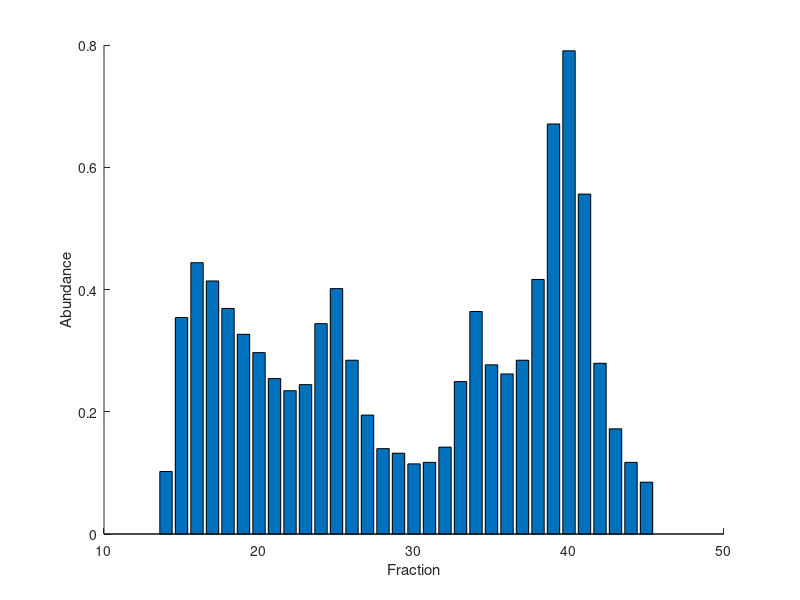

MATLAB code for this plot: (Note: this script raises an error after producing the figure.)


% extracted from chen2012 using http://arohatgi.info/WebPlotDigitizer/app/
data30Slocations = 14:45
data30S =...
    [[0, 0.10224438902743153];...
    [1, 0.35411471321695764];...
    [2, 0.4438902743142144];...
    [3, 0.4139650872817955];...
    [4, 0.3690773067331671];...
    [5, 0.32668329177057365];...
    [6, 0.29675810473815467];...
    [7, 0.25436408977556113];...
    [8, 0.23441396508728188];...
    [9, 0.2443890274314215];...
    [10, 0.34413965087281806];...
    [11, 0.40149625935162103];...
    [12, 0.28428927680798005];...
    [13, 0.19451371571072332];...
    [14, 0.13965087281795516];...
    [15, 0.13216957605985036];...
    [16, 0.11471321695760597];...
    [17, 0.11720698254364094];...
    [18, 0.1421446384039901];...
    [19, 0.2493765586034913];...
    [20, 0.3640897755610973];...
    [21, 0.2768079800498753];...
    [22, 0.2618453865336659];...
    [23, 0.28428927680798005];...
    [24, 0.41645885286783046];...
    [25, 0.6708229426433915];...
    [26, 0.7905236907730674];...
    [27, 0.5561097256857854];...
    [28, 0.2793017456359103];...
    [29, 0.17206982543640895];...
    [30, 0.11720698254364094];...
    [31, 0.08478802992518714]];

%{
    data30Slocations = 20:45
    [[0, 0.024999999999999887];...
    [1, 0.11666666666666656];...
    [2, 0.2666666666666666];...
    [3, 0.19999999999999993];...
    [4, 0.09999999999999996];...
    [5, 0.04999999999999998];...
    [6, 0.029166666666666535];...
    [7, 0.024999999999999887];...
    [8, 0.029166666666666535];...
    [9, 0.03749999999999983];...
    [10, 0.05416666666666663];...
    [11, 0.07499999999999987];...
    [12, 0.09166666666666667];...
    [13, 0.1375];...
    [14, 0.39999999999999997];...
    [15, 0.5208333333333334];...
    [16, 0.3083333333333333];...
    [17, 0.16041666666666657];...
    [18, 0.10833333333333325];...
    [19, 0.04999999999999998];...
    [20, 0.04583333333333334];...
    [21, 0.05833333333333328];...
    [22, 0.09999999999999996];...
    [23, 0.06249999999999993];...
    [24, 0.04583333333333334];...
    [25, 0.05833333333333328]];
%}
%{
[[0, 0.020833333333333242];...
[1, -0.004166666666666851];...
[2, 0.008333333333333297];...
[3, 0.26249999999999996];...
[4, 0.19999999999999993];...
[5, 0.1041666666666666];...
[6, 0.03749999999999983];...
[7, 0.024999999999999887];...
[8, 0.024999999999999887];...
[9, 0.03333333333333319];...
[10, 0.03749999999999983];...
[11, 0.05416666666666663];...
[12, 0.07083333333333322];...
[13, 0.09583333333333333];...
[14, 0.13333333333333336];...
[15, 0.3958333333333333];...
[16, 0.5041666666666667];...
[17, 0.31249999999999994];...
[18, 0.15833333333333324];...
[19, 0.1041666666666666];...
[20, 0.04999999999999998];...
[21, 0.04999999999999998];...
[22, 0.05833333333333328];...
[23, 0.09583333333333333];...
[24, 0.04583333333333334];...
[25, 0.05833333333333328]];
    %}
    
data30S = data30S-min(data30S(:));

figure(1); clf; hold on;
bar(data30Slocations,data30S(:,2)');

xlabel('Fraction');
ylabel('Abundance');
MW_makeplotlookbetter(20);

%%

S2  = [ 0 0 0.13 0 0.11 0.17 0.24 0.71 0.76 0.55 0.35 0.35 0.39 0.34 0.38 0.48 0.41 0.22 0.38 0.49 0.76 0.67 0.55 0.44 0.56 0.56 0.71 0.75 0.71 0.61 0.70 0.74 ];
S3  = [ 0.34 0.36 0.22 0.15 0.10 0.17 0.24 0.72 0.76 0.55 0.35 0.34 0.38 0.33 0.36 0.46 0.40 0.21 0.37 0.48 0.76 0.67 0.54 0.44 0.55 0.56 0.70 0.74 0.70 0.60 0.70 0.74];
S4  = [ 0.29 0.36 0.44 0.43 0.42 0.45 0.39 0.76 0.79 0.58 0.38 0.38 0.42 0.37 0.40 0.49 0.42 0.22 0.37 0.48 0.76 0.67 0.55 0.43 0.56 0.56 0.71 0.74 0.71 0.60 0.70 0.73];
S14 = [ 0.14 0.12 0 0.12 0.12 0.17 0.26 0.74 0.78 0.56 0.37 0.35 0.41 0.35 0.37 0.47 0.42 0.22 0.38 0.48 0.76 0.67 0.54 0.43 0.56 0.56 0.71 0.74 0.70 0.60 0.69 0.73];

%{
S2=...
    [0.24 0.71 0.76 0.55 0.35 0.35 0.39 0.34 0.38 0.48 0.41 0.22 0.38 0.49 0.76 0.67 0.55 0.44 0.56 0.56 0.71 0.75 0.71 0.61 0.70];
S3=...
    [0.24 0.72 0.76 0.55 0.35 0.34 0.38 0.33 0.36 0.46 0.40 0.21 0.37 0.48 0.76 0.67 0.54 0.44 0.55 0.56 0.70 0.74 0.70 0.60 0.70 0.74];
S4 = ...
    [0.39 0.76 0.79 0.58 0.38 0.38 0.42 0.37 0.40 0.49 0.42 0.22 0.37 0.48 0.76 0.67 0.55 0.43 0.56 0.56 0.71 0.74 0.71 0.60 0.70 0.73];
S14 = ...
    [0.26 0.74 0.78 0.56 0.37 0.35 0.41 0.35 0.37 0.47 0.42 0.22 0.38 0.48 0.76 0.67 0.54 0.43 0.56 0.56 0.71 0.74 0.70 0.60 0.69 0.73];
%}

figure(2); clf; hold on;

plot(S2,'o-','LineWidth',2);
plot(S3,'o-','LineWidth',2);
plot(S4,'o-','LineWidth',2);
plot(S14,'o-','LineWidth',2);

xlabel('Fraction');
ylabel('Protein abundance');
legend({'S2','S3','S4','S14'});
MW_makeplotlookbetter(20);

%% Normalized plot

totalpdf = sum(data30S(:,2)');

normS3=S3     .* data30S(:,2)'./totalpdf;
normS4=S4     .* data30S(:,2)'./totalpdf;
normS14=S14   .* data30S(:,2)'./totalpdf;

figure(3); clf; hold on; title('Normalized');
%plot(S2.*data30S(:,2)');
plot(data30Slocations,normS3,'o-','LineWidth',2);
plot(data30Slocations,normS4,'o-','LineWidth',2);
plot(data30Slocations,normS14,'o-','LineWidth',2);

maxS14=max(normS14(~isinf(normS14)))
ylim([0,maxS14*1.1]);

xlabel('Fraction');
ylabel('Protein abundance');
legend({'S3 (late)','S4 (early)','S14'});
MW_makeplotlookbetter(20);


%%

